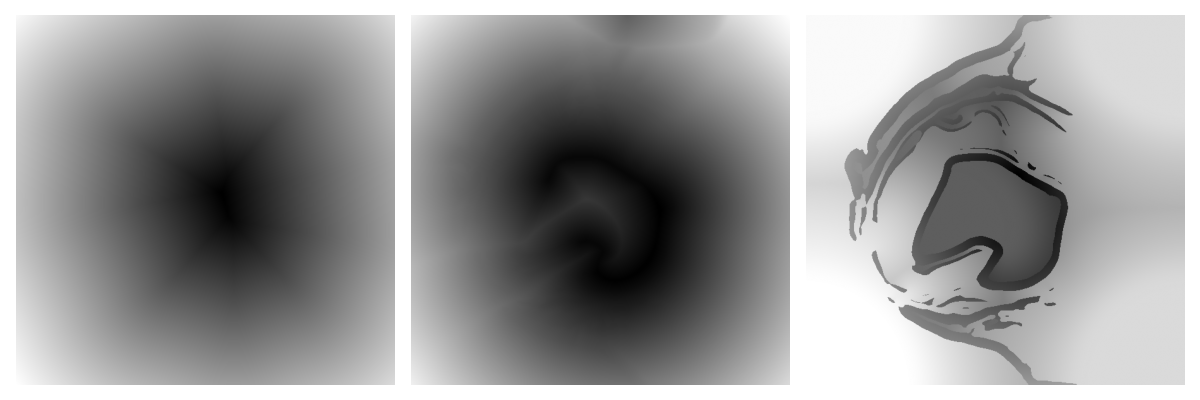

The script that saved this image:
import os
import numpy as np
import matplotlib.pyplot as plt
from skimage.io import imread
from skimage.util import img_as_float
from scipy.ndimage import convolve
import scipy.io as sio

from libDIP.levelSetFunction4e import levelSetFunction4e
from libDIP.levelSetForce4e import levelSetForce4e
from libDIP.levelSetIterate4e import levelSetIterate4e
from libDIP.levelSetReInit4e import levelSetReInit4e
from libDIP.gaussKernel4e import gaussKernel4e
from libDIPUM.curve_manual_input import curve_manual_input
from libDIPUM.coord2mask import coord2mask
from libDIPUM.data_path import dip_data

# Parameters
n = 21
sig = 5
NIter = 1500
C = 0.5

# Data
img_path = dip_data('breast-implant.tif')
f = img_as_float(imread(img_path))
M, N = f.shape

# Input initial phi manually.
if os.path.exists('Figure1124.mat'):
    mat = sio.loadmat('Figure1124.mat')
    x = mat['x'].squeeze()
    y = mat['y'].squeeze()
else:
    x, y, vx, vy = curve_manual_input(f, 200, 'g.')
    sio.savemat('Figure1124.mat', {'x': x, 'y': y, 'vx': vx, 'vy': vy})

# Create mask for generating initial level set function.
binmask = coord2mask(M, N, x, y)

# Create initial level set function.
phi0 = levelSetFunction4e('mask', binmask)

# Smooth image.
G = gaussKernel4e(n, sig)
fsmooth = convolve(f, G, mode='nearest')

# Compute edge-marking function.
W = levelSetForce4e('gradient', [fsmooth, 1, 50])
T = (np.max(W) + np.min(W)) / 2.0
WBin = W > T

# With reinitialization
phi1 = phi0.copy()
for i in range(1, NIter + 1):
    F = levelSetForce4e('geodesic', [phi1, C, WBin])
    phi1 = levelSetIterate4e(phi1, F)
    if i % 5 == 0:
        phi1 = levelSetReInit4e(phi1, 5, 0.5)

# Without reinitialization
phi2 = phi0.copy()
for _ in range(NIter):
    F = levelSetForce4e('geodesic', [phi2, C, WBin])
    phi2 = levelSetIterate4e(phi2, F)

# Display
fig, axes = plt.subplots(1, 3, figsize=(12, 4))
axes[0].imshow(phi0, cmap='gray')
axes[0].axis('off')
axes[1].imshow(phi1, cmap='gray')
axes[1].axis('off')
axes[2].imshow(phi2, cmap='gray')
axes[2].axis('off')

plt.tight_layout()
plt.savefig('Figure1127.png')
plt.show()
